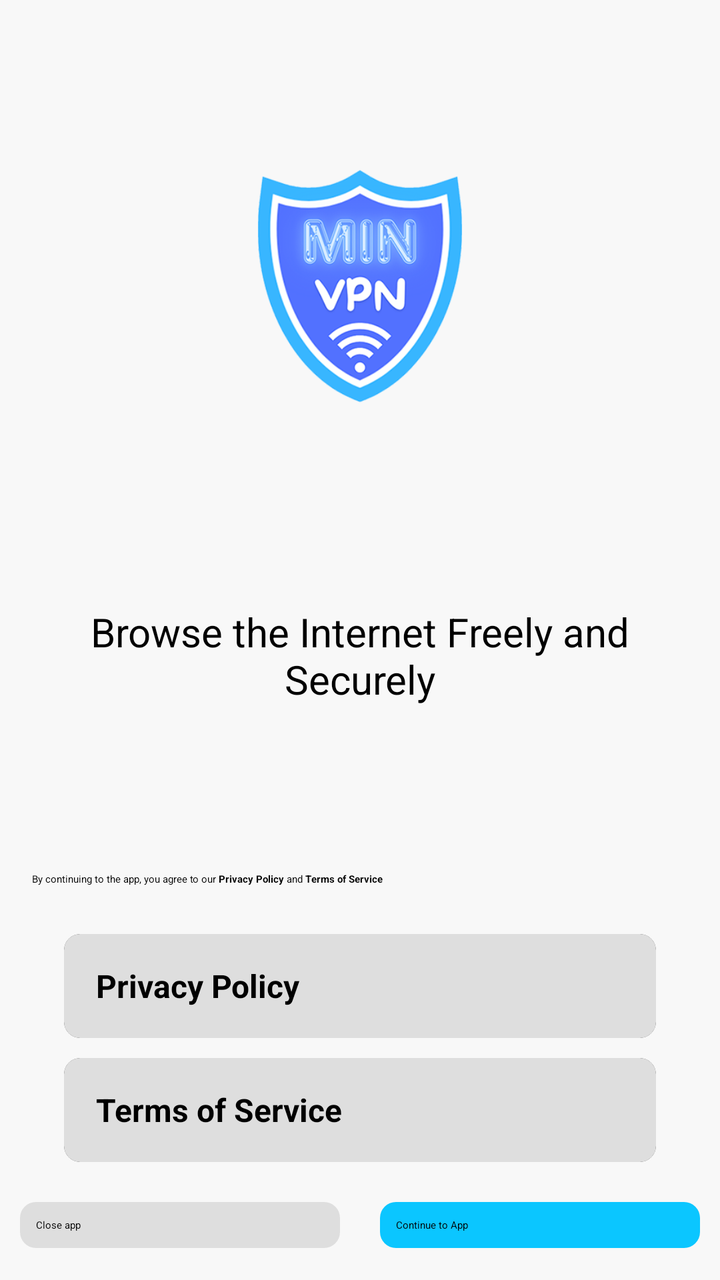
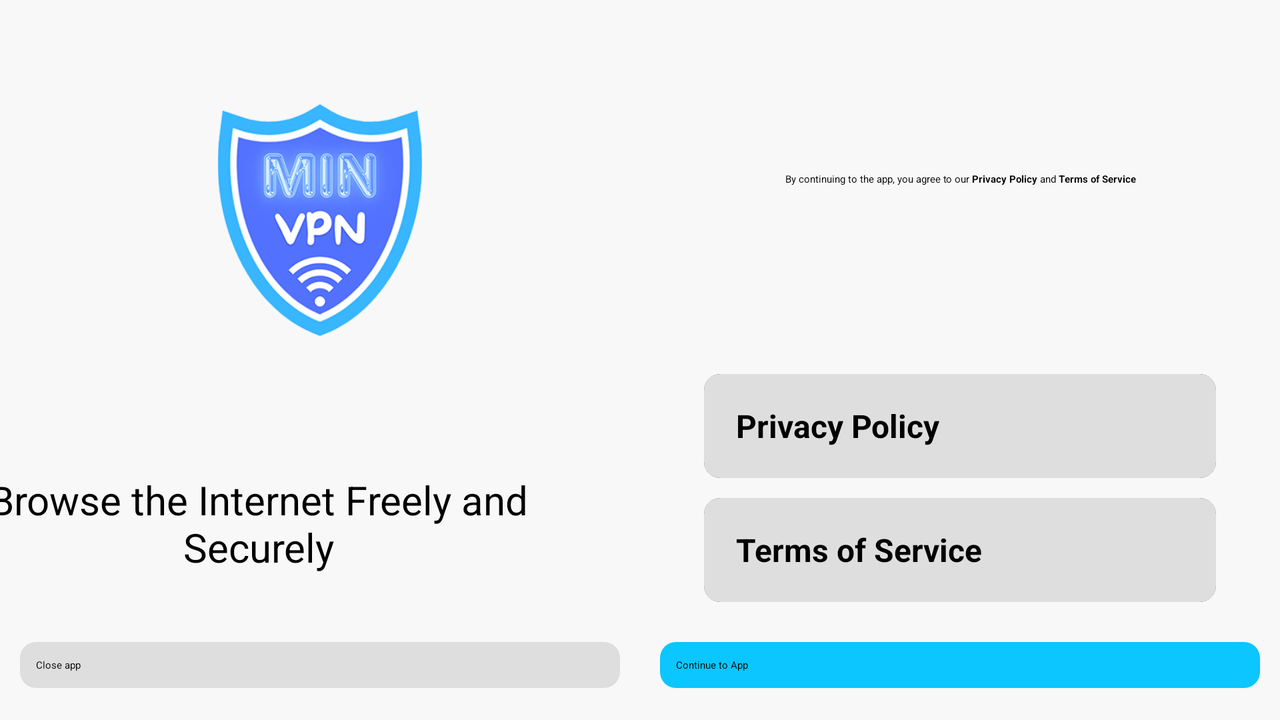

The same Android screen from two of the app's own layout files: first res/layout/ as a phone draws it, then the author's variant for another configuration, drawn on a device whose configuration selects that folder. Both files follow.
<!-- AndroidManifest.xml: application theme AppTheme.Startup -->
<!-- res/layout/fragment_intro.xml -->
<?xml version="1.0" encoding="utf-8"?>

<androidx.constraintlayout.widget.ConstraintLayout xmlns:android="http://schemas.android.com/apk/res/android"
   xmlns:app="http://schemas.android.com/apk/res-auto"
   xmlns:tools="http://schemas.android.com/tools"
   android:layout_width="match_parent"
   android:layout_height="match_parent"
   android:background="@color/background"
   tools:context=".activities.IntroActivity">

   <androidx.appcompat.widget.AppCompatImageView
      android:id="@+id/logo"
      android:layout_width="200dp"
      android:layout_height="200dp"
      app:layout_constraintBottom_toTopOf="@id/app_info"
      app:layout_constraintEnd_toEndOf="parent"
      app:layout_constraintStart_toStartOf="parent"
      app:layout_constraintTop_toTopOf="parent"
      app:srcCompat="@drawable/splash_background" />

   <androidx.appcompat.widget.AppCompatTextView
      android:id="@+id/app_info"
      android:layout_width="match_parent"
      android:layout_height="wrap_content"
      android:layout_marginBottom="8dp"
      android:gravity="center"
      android:padding="16dp"
      android:text="@string/app_info"
      android:textSize="20sp"
      app:layout_constraintBottom_toTopOf="@id/agree_label"
      app:layout_constraintTop_toBottomOf="@id/logo" />

   <androidx.appcompat.widget.AppCompatTextView
      android:id="@+id/agree_label"
      android:layout_width="match_parent"
      android:layout_height="wrap_content"
      android:layout_marginBottom="8dp"
      android:padding="16dp"
      android:text="@string/agree_label"
      app:layout_constraintBottom_toTopOf="@id/privacyLayout" />

   <androidx.cardview.widget.CardView
      android:id="@+id/privacyLayout"
      android:layout_width="match_parent"
      android:layout_height="wrap_content"
      android:layout_marginHorizontal="32dp"
      android:layout_marginBottom="10dp"
      app:cardCornerRadius="8dp"
      app:cardElevation="8dp"
      app:layout_constraintBottom_toTopOf="@id/termsLayout"
      app:layout_constraintEnd_toEndOf="parent"
      app:layout_constraintStart_toStartOf="parent">

      <LinearLayout
         android:id="@+id/privacyInnerLayout"
         android:layout_width="match_parent"
         android:layout_height="match_parent"
         android:background="@drawable/item_country_background"
         android:clickable="true"
         android:focusable="true"
         android:gravity="center"
         android:orientation="horizontal"
         android:padding="8dp">

         <androidx.appcompat.widget.AppCompatTextView
            android:layout_width="0dp"
            android:layout_height="wrap_content"
            android:layout_marginStart="8dp"
            android:layout_weight="1"
            android:text="@string/privacy_policy"
            android:textSize="16sp"
            android:textStyle="bold" />

         <androidx.appcompat.widget.AppCompatImageView
            android:layout_width="36dp"
            android:layout_height="36dp"
            app:srcCompat="@drawable/ic_baseline_keyboard_arrow_right_24" />

      </LinearLayout>

   </androidx.cardview.widget.CardView>

   <androidx.cardview.widget.CardView
      android:id="@+id/termsLayout"
      android:layout_width="match_parent"
      android:layout_height="wrap_content"
      android:layout_marginHorizontal="32dp"
      android:layout_marginBottom="20dp"
      app:cardCornerRadius="8dp"
      app:cardElevation="8dp"
      app:layout_constraintBottom_toTopOf="@id/continueToApp"
      app:layout_constraintEnd_toEndOf="parent"
      app:layout_constraintStart_toStartOf="parent">

      <LinearLayout
         android:id="@+id/termsInnerLayout"
         android:layout_width="match_parent"
         android:layout_height="match_parent"
         android:background="@drawable/item_country_background"
         android:clickable="true"
         android:focusable="true"
         android:gravity="center"
         android:orientation="horizontal"
         android:padding="8dp">

         <androidx.appcompat.widget.AppCompatTextView
            android:layout_width="0dp"
            android:layout_height="wrap_content"
            android:layout_marginStart="8dp"
            android:layout_weight="1"
            android:text="@string/terms_of_service"
            android:textSize="16sp"
            android:textStyle="bold" />

         <androidx.appcompat.widget.AppCompatImageView
            android:layout_width="36dp"
            android:layout_height="36dp"
            app:srcCompat="@drawable/ic_baseline_keyboard_arrow_right_24" />

      </LinearLayout>

   </androidx.cardview.widget.CardView>

   <androidx.appcompat.widget.AppCompatButton
      android:id="@+id/close"
      android:layout_width="0dp"
      android:layout_height="wrap_content"
      android:layout_marginHorizontal="10dp"
      android:layout_marginBottom="16dp"
      android:background="@drawable/close_button_background"
      android:padding="8dp"
      android:text="@string/close_app"
      app:layout_constraintBottom_toBottomOf="parent"
      app:layout_constraintEnd_toStartOf="@id/continueToApp"
      app:layout_constraintStart_toStartOf="parent" />

   <androidx.appcompat.widget.AppCompatButton
      android:id="@+id/continueToApp"
      android:layout_width="0dp"
      android:layout_height="wrap_content"
      android:layout_marginHorizontal="10dp"
      android:layout_marginBottom="16dp"
      android:background="@drawable/button_background"
      android:padding="8dp"
      android:text="@string/continue_to_app"
      app:layout_constraintBottom_toBottomOf="parent"
      app:layout_constraintEnd_toEndOf="parent"
      app:layout_constraintStart_toEndOf="@id/close" />

</androidx.constraintlayout.widget.ConstraintLayout>
<!-- resources referenced by this layout -->
<resources>
  <color name="background">#F8F8F8</color>
  <!-- drawable button_background (drawable) -->
  <?xml version="1.0" encoding="utf-8"?>
  
  <selector xmlns:android="http://schemas.android.com/apk/res/android">
  
     <item android:state_focused="true">
        <shape android:shape="rectangle">
           <solid android:color="@color/primary_focused" />
           <corners android:radius="8dp" />
        </shape>
     </item>
  
     <item android:state_pressed="true">
        <shape android:shape="rectangle">
           <solid android:color="@android:color/darker_gray" />
           <corners android:radius="8dp" />
        </shape>
     </item>
  
     <item>
        <shape android:shape="rectangle">
           <solid android:color="@color/primary" />
           <corners android:radius="8dp" />
        </shape>
     </item>
  
  </selector>
  <!-- drawable close_button_background (drawable) -->
  <?xml version="1.0" encoding="utf-8"?>
  
  <selector xmlns:android="http://schemas.android.com/apk/res/android">
  
     <item android:state_pressed="true">
        <shape android:shape="rectangle">
           <solid android:color="@android:color/darker_gray" />
           <corners android:radius="8dp" />
        </shape>
     </item>
  
     <item>
        <shape android:shape="rectangle">
           <solid android:color="@color/card_background" />
           <corners android:radius="8dp" />
        </shape>
     </item>
  
  </selector>
  <!-- drawable splash_background (drawable) -->
  <?xml version="1.0" encoding="utf-8"?>
  
  <layer-list xmlns:android="http://schemas.android.com/apk/res/android">
  
      <item>
          <shape android:shape="rectangle">
              <solid android:color="@color/background" />
          </shape>
      </item>
  
      <item>
          <bitmap
              android:gravity="center"
              android:src="@drawable/icon_splash" />
      </item>
  
  </layer-list>
  <string name="agree_label">By continuing to the app, you agree to our <b>Privacy Policy</b> and <b>Terms of Service</b></string>
  <string name="app_info">Browse the Internet Freely and Securely</string>
  <string name="close_app">Close app</string>
  <string name="continue_to_app">Continue to App</string>
  <string name="privacy_policy">Privacy Policy</string>
  <string name="terms_of_service">Terms of Service</string>
  <style name="AppTheme.Startup" parent="AppTheme.Base.Startup">
        <item name="windowSplashScreenAnimatedIcon">@mipmap/ic_launcher_foreground</item>
     </style>
  <color name="primary_focused">#0048FF</color>
  <color name="primary">#0BC6FF</color>
  <color name="card_background">#DEDEDE</color>
  <style name="AppTheme.Base.Startup" parent="Theme.SplashScreen">
        <item name="windowSplashScreenBackground">@android:color/white</item>
        <item name="windowSplashScreenAnimationDuration">300</item>
        <item name="postSplashScreenTheme">@style/AppTheme.Main</item>
        <item name="android:windowLightStatusBar" tools:targetApi="m">true</item>
        <item name="android:statusBarColor">@android:color/white</item>
        <item name="android:navigationBarColor">@android:color/white</item>
     </style>
  <style name="AppTheme.Main" parent="AppTheme">
        <item name="colorAccent">@color/accent</item>
        <item name="android:windowBackground">@color/background</item>
        <item name="android:navigationBarColor">@color/background</item>
        <item name="android:windowLightStatusBar" tools:targetApi="m">@bool/lightStatusBar</item>
     </style>
  <style name="AppTheme" parent="@style/Theme.MaterialComponents.DayNight.NoActionBar">
        <item name="colorPrimary">@color/primary</item>
        <item name="colorPrimaryDark">@color/background</item>
        <item name="windowActionBar">false</item>
        <item name="windowNoTitle">true</item>
     </style>
  <color name="accent">#00F7FF</color>
</resources>
<!-- res/layout-land/fragment_intro.xml (the author's variant of the layout above) -->
<!-- drawn on the phone turned sideways -->
<?xml version="1.0" encoding="utf-8"?>

<androidx.constraintlayout.widget.ConstraintLayout xmlns:android="http://schemas.android.com/apk/res/android"
   xmlns:app="http://schemas.android.com/apk/res-auto"
   xmlns:tools="http://schemas.android.com/tools"
   android:layout_width="match_parent"
   android:layout_height="match_parent"
   android:background="@color/background">

   <androidx.constraintlayout.widget.Guideline
      android:id="@+id/guideline_middle"
      android:layout_width="0dp"
      android:layout_height="match_parent"
      android:orientation="vertical"
      app:layout_constraintGuide_percent="0.5" />

   <androidx.appcompat.widget.AppCompatImageView
      android:id="@+id/logo"
      android:layout_width="200dp"
      android:layout_height="200dp"
      app:layout_constraintBottom_toTopOf="@id/app_info"
      app:layout_constraintEnd_toEndOf="@id/guideline_middle"
      app:layout_constraintStart_toStartOf="parent"
      app:layout_constraintTop_toTopOf="parent"
      app:srcCompat="@drawable/splash_background" />

   <androidx.appcompat.widget.AppCompatTextView
      android:id="@+id/app_info"
      android:layout_width="0dp"
      android:layout_height="wrap_content"
      android:layout_marginBottom="8dp"
      android:gravity="center"
      android:padding="16dp"
      android:text="@string/app_info"
      android:textSize="20sp"
      app:layout_constraintTop_toBottomOf="@id/logo"
      app:layout_constraintEnd_toEndOf="@id/guideline_middle"
      app:layout_constraintBottom_toTopOf="@id/close"/>

   <androidx.appcompat.widget.AppCompatTextView
      android:id="@+id/agree_label"
      android:layout_width="0dp"
      android:layout_height="wrap_content"
      android:layout_marginBottom="8dp"
      android:gravity="center"
      android:padding="16dp"
      android:text="@string/agree_label"
      app:layout_constraintBottom_toTopOf="@id/privacyLayout"
      app:layout_constraintEnd_toEndOf="parent"
      app:layout_constraintStart_toStartOf="@id/guideline_middle"
      app:layout_constraintTop_toTopOf="parent" />

   <androidx.cardview.widget.CardView
      android:id="@+id/privacyLayout"
      android:layout_width="0dp"
      android:layout_height="wrap_content"
      android:layout_marginHorizontal="32dp"
      android:layout_marginBottom="10dp"
      app:cardCornerRadius="8dp"
      app:cardElevation="8dp"
      app:layout_constraintBottom_toTopOf="@id/termsLayout"
      app:layout_constraintEnd_toEndOf="parent"
      app:layout_constraintStart_toStartOf="@id/guideline_middle">

      <LinearLayout
         android:id="@+id/privacyInnerLayout"
         android:layout_width="match_parent"
         android:layout_height="match_parent"
         android:background="@drawable/item_country_background"
         android:clickable="true"
         android:focusable="true"
         android:gravity="center"
         android:orientation="horizontal"
         android:padding="8dp">

         <androidx.appcompat.widget.AppCompatTextView
            android:layout_width="0dp"
            android:layout_height="wrap_content"
            android:layout_marginStart="8dp"
            android:layout_weight="1"
            android:text="@string/privacy_policy"
            android:textSize="16sp"
            android:textStyle="bold" />

         <androidx.appcompat.widget.AppCompatImageView
            android:layout_width="36dp"
            android:layout_height="36dp"
            app:srcCompat="@drawable/ic_baseline_keyboard_arrow_right_24" />

      </LinearLayout>

   </androidx.cardview.widget.CardView>

   <androidx.cardview.widget.CardView
      android:id="@+id/termsLayout"
      android:layout_width="0dp"
      android:layout_height="wrap_content"
      android:layout_marginHorizontal="32dp"
      android:layout_marginBottom="20dp"
      app:cardCornerRadius="8dp"
      app:cardElevation="8dp"
      app:layout_constraintBottom_toTopOf="@id/continueToApp"
      app:layout_constraintEnd_toEndOf="parent"
      app:layout_constraintStart_toStartOf="@id/guideline_middle">

      <LinearLayout
         android:id="@+id/termsInnerLayout"
         android:layout_width="match_parent"
         android:layout_height="match_parent"
         android:background="@drawable/item_country_background"
         android:clickable="true"
         android:focusable="true"
         android:gravity="center"
         android:orientation="horizontal"
         android:padding="8dp">

         <androidx.appcompat.widget.AppCompatTextView
            android:layout_width="0dp"
            android:layout_height="wrap_content"
            android:layout_marginStart="8dp"
            android:layout_weight="1"
            android:text="@string/terms_of_service"
            android:textSize="16sp"
            android:textStyle="bold" />

         <androidx.appcompat.widget.AppCompatImageView
            android:layout_width="36dp"
            android:layout_height="36dp"
            app:srcCompat="@drawable/ic_baseline_keyboard_arrow_right_24" />

      </LinearLayout>

   </androidx.cardview.widget.CardView>

   <androidx.appcompat.widget.AppCompatButton
      android:id="@+id/close"
      android:layout_width="0dp"
      android:layout_height="wrap_content"
      android:layout_marginHorizontal="10dp"
      android:layout_marginBottom="16dp"
      android:background="@drawable/close_button_background"
      android:padding="8dp"
      android:text="@string/close_app"
      app:layout_constraintBottom_toBottomOf="parent"
      app:layout_constraintEnd_toStartOf="@id/continueToApp"
      app:layout_constraintStart_toStartOf="parent" />

   <androidx.appcompat.widget.AppCompatButton
      android:id="@+id/continueToApp"
      android:layout_width="0dp"
      android:layout_height="wrap_content"
      android:layout_marginHorizontal="10dp"
      android:layout_marginBottom="16dp"
      android:background="@drawable/button_background"
      android:padding="8dp"
      android:text="@string/continue_to_app"
      app:layout_constraintBottom_toBottomOf="parent"
      app:layout_constraintEnd_toEndOf="parent"
      app:layout_constraintStart_toEndOf="@id/close" />

</androidx.constraintlayout.widget.ConstraintLayout>
